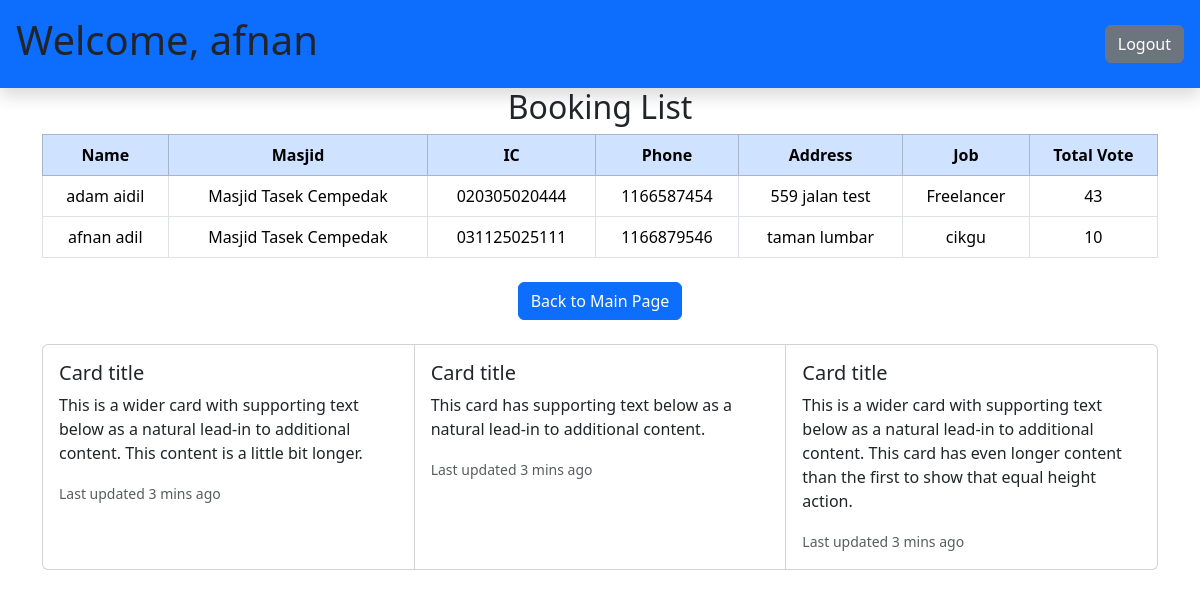
Screenshot of /backend/form2_masjid.php (signed in) with the database file from the repository.
### tables this page shows
CREATE TABLE `form` (
  `form_id` int(8) NOT NULL,
  `date` date NOT NULL,
  `name` varchar(50) NOT NULL,
  `ic` varchar(12) NOT NULL,
  `phone_num` int(11) NOT NULL,
  `address` varchar(50) NOT NULL,
  `job` varchar(30) NOT NULL,
  `total_vote` int(4) NOT NULL,
  `role` varchar(50) DEFAULT NULL,
  `status_code` int(1) DEFAULT NULL,
  `reg_date` datetime(6) NOT NULL DEFAULT current_timestamp(6),
  `edit_date` timestamp(6) NOT NULL DEFAULT current_timestamp(6) ON UPDATE current_timestamp(6),
  `verify_id_1` int(8) DEFAULT NULL,
  `verify_id_2` int(8) DEFAULT NULL,
  `verify_id_3` int(8) DEFAULT NULL
);

CREATE TABLE `user` (
  `user_id` int(8) NOT NULL,
  `username` varchar(20) NOT NULL,
  `pswd` varchar(20) NOT NULL,
  `name` varchar(60) NOT NULL,
  `masjid_id` varchar(20) NOT NULL,
  `ic` varchar(30) NOT NULL,
  `phone` int(11) NOT NULL,
  `address` varchar(50) NOT NULL,
  `job` varchar(30) DEFAULT NULL,
  `level_id` int(1) NOT NULL,
  `reg_date` datetime(6) NOT NULL DEFAULT current_timestamp(6),
  `edit_date` timestamp(6) NULL DEFAULT current_timestamp(6) ON UPDATE current_timestamp(6)
);

CREATE TABLE `masjid` (
  `masjid_id` int(20) NOT NULL,
  `masjid_name` varchar(30) NOT NULL,
  `daerah_id` varchar(20) NOT NULL
);

### backend/form2_masjid.php (the view, shortened to what this page needs)
<?php
require '../backend/connection.php';
$current_date = date('Y-m-d');
$masjid_id = $_SESSION['masjid_id'];
try {
    $query = "SELECT f.*, u.*, m.*
        FROM form f
        JOIN user u ON u.ic = f.ic
        JOIN masjid m ON u.masjid_id = m.masjid_id
        WHERE DATE(f.date) = :current_date AND m.masjid_id = $masjid_id
        ORDER BY f.total_vote DESC LIMIT 10";
    $stmt = $conn->prepare($query);
    $stmt->bindParam(':current_date', $current_date, PDO::PARAM_STR);
    $stmt->execute();
    $bookings2 = $stmt->fetchAll(PDO::FETCH_ASSOC);
} catch (PDOException $e) {
    die("Error: " . $e->getMessage());
}
?>
<!DOCTYPE html>
<html lang="en">
<head>
</head>
<body>
<?php require '../include/header.php'; ?>
<h2 class="text-center">Booking List</h2>
    <div class="table-responsive">
        <table class="table table-bordered text-center">
            <thead class="table-primary text-white">
                <tr>
                    <th>Name</th>
                    <th>Masjid</th>
                    <th>IC</th>
                    <th>Phone</th>
                    <th>Address</th>
                    <th>Job</th>
                    <th>Total Vote</th>
                    </thead>
                    <tbody>
        <?php foreach ($bookings2 as $booking): ?>
            <tr>
                <td><?php echo htmlspecialchars($booking['name']); ?></td>
                <td><?php echo htmlspecialchars($booking['masjid_name']); ?></td>
                <td><?php echo htmlspecialchars($booking['ic']); ?></td>
                <td><?php echo htmlspecialchars($booking['phone_num']); ?></td>
                <td><?php echo htmlspecialchars($booking['address']); ?></td>
                <td><?php echo htmlspecialchars($booking['job']); ?></td>
                <td><?php echo htmlspecialchars($booking['total_vote']); ?></td>
            </tr>
        <?php endforeach; ?>
    </table>
    <div class="text-center mt-4">
    <a href="../backend/mainpage.php" class="btn btn-primary">Back to Main Page</a>
</div>
    <?php require '../include/footer.php'; ?>
</body>
</html>

### rows the page displays
form: user.name "adam aidil", masjid.masjid_name "Masjid Tasek Cempedak", user.ic "020305020444", phone_num "1166587454", user.address "559 jalan test", user.job "Freelancer", total_vote "43"
form: user.name "afnan adil", masjid.masjid_name "Masjid Tasek Cempedak", user.ic "031125025111", phone_num "1166879546", user.address "taman lumbar", user.job "cikgu", total_vote "10"

### other values shown
$_SESSION['username'] "afnan"
